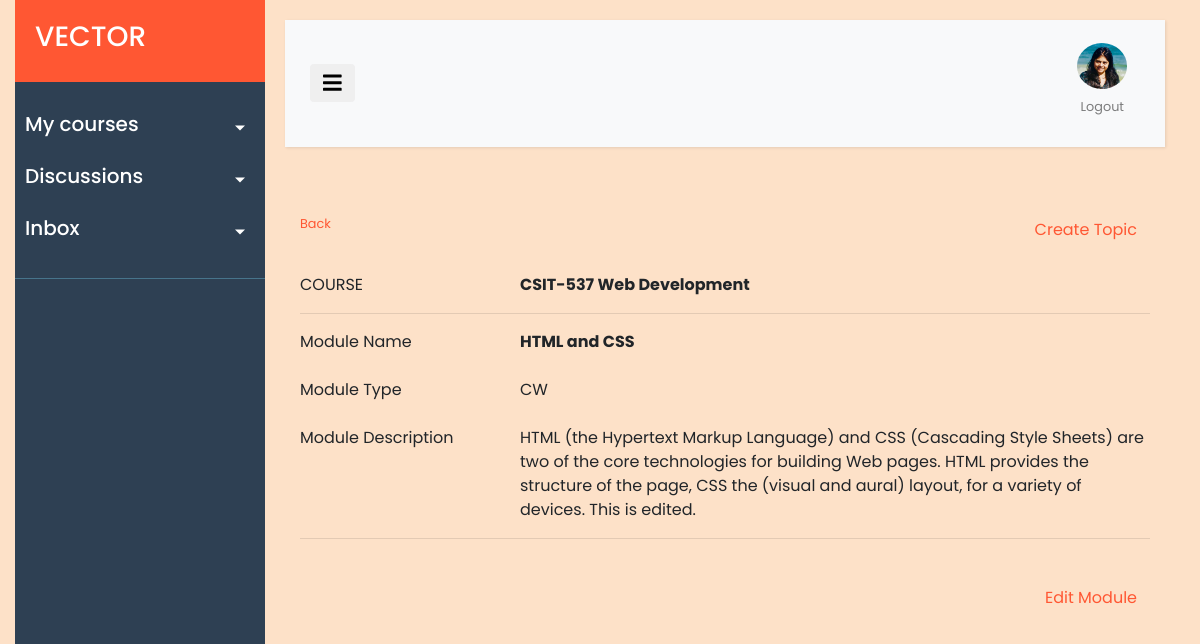
The app's page /modulehome/51 (signed in) with its own data.
### ELearn/models.py (models this page shows, shortened)
class Module(models.Model):
    module_id = models.AutoField(primary_key=True)
    module_name = models.CharField("Module Name", max_length=255, blank=False, null=False)
    module_desc = models.TextField("Module Description", blank=True)
    module_type = models.CharField("Module Type",
        choices=[('CW','Course Work'),('AS','Assessment'),('AT','Assignment'),('PT','Project')],
        default='CW',
		max_length=24,
    )
    course = models.ForeignKey(Course, on_delete=models.CASCADE)

class Course(models.Model):
    course_id = models.CharField("Course ID", max_length=255, blank=False, null=False, unique=True)
    course_name = models.CharField("Course Name", max_length=255, blank=False, null=False, unique=True)
    course_desc = models.TextField("Course Description", blank=True)
    instructor = models.ForeignKey(User, db_column="user", null=True, on_delete=models.SET_NULL)
    days = models.CharField("Day", max_length=255)
    timing = models.CharField("Timing", max_length=255)
    mode = models.CharField("Instruction Mode", max_length=255)

### ELearn/views.py (the view)
# urls.py: path("modulehome/<str:module_id>", views.module_home, name="modulehome"),
def module_home(request, module_id):
	module = Module.objects.get(module_id=module_id)
	return render(request, "ELearn/module_home.html", {"module":module})

### ELearn/context_processors.py (called while the page is built)
def get_courses(request):
    course_list = []
    profile_picture_url = ''
    if request.user.is_authenticated:
        current_user = request.user
        course_list = Course.objects.filter(instructor=current_user)
        current_profile = Profile.objects.get(user=current_user)
        profile_picture_url = current_profile.image.url
    return{
        'CURRENT_USER_COURSES' : course_list,
        'CURRENT_USER_DP' : profile_picture_url,
    }

### ELearn/templates/ELearn/module_home.html (shortened to what this page needs)
{% extends "ELearn/layout.html" %}
{% load crispy_forms_tags %}
{% load widget_tweaks %}
{% block content %}
{% load static %}
<div class="container">
    <div class="row">
        <div class="col-6">
            <small><a class="orange-link" href="{% url 'coursehome' course_id=module.course.course_id %}">Back</a></small>
        </div>
        <div class="col-6 text-right">
            <a href="{% url 'createtopic' module_id=module.module_id %}" class="orange-link btn" id = '{{module.module_id}}'>Create Topic</a>
        </div>
    </div>
    <br/>
    <div class="row">
        <div class="col-3">
            COURSE
        </div>
        <div class="col-9">
            <strong>{{ module.course.course_id }} {{ module.course.course_name }}</strong>
        </div>
    </div>
    <hr/>
    <div class="row">
        <div class="col-3">
            Module Name
        </div>
        <div class="col-9">
            <strong>{{module.module_name}}</strong>
        </div>
    </div>
    <br/>
    <div class="row">
        <div class="col-3">
            Module Type
        </div>
        <div class="col-9">
            {{ module.module_type }}
        </div>
    </div>
    <br/>
    <div class="row">
        <div class="col-3">
            Module Description
        </div>
        <div class="col-9">
            {% if module.module_desc %}
                {{ module.module_desc }}
            {% else %}
                NA
            {% endif %}
        </div>
    </div>
    <hr/>
    <br/>
    <div class="row">
        <div class="col text-right">
            <a href="{% url 'editmodule' module_id=module.module_id %}" class="orange-link btn" id = '{{module.module_id}}'>Edit Module</a>
        </div>
    </div>
</div>
{% endblock %}

### ELearn/static/ELearn/ELearn_Styles.css (style rules this page uses)
body { font-family: 'Poppins', sans-serif; background: rgb(253, 225, 200); }
.orange-link { color: #FF5733; }
a, a:hover, a:focus { color: inherit; text-decoration: none; transition: all 0.3s; }

### records on screen
Module: course.course_id "CSIT-537", course.course_name "Web Development", module_name "HTML and CSS", module_type "CW", module_desc "HTML (the Hypertext Markup Language) and CSS (Cascading Style Sheets) are two of the core technologies for building Web pages. HTML provides the structure of the page, CSS the (visual and aural) layout, for a variety of devices. This is edited."
